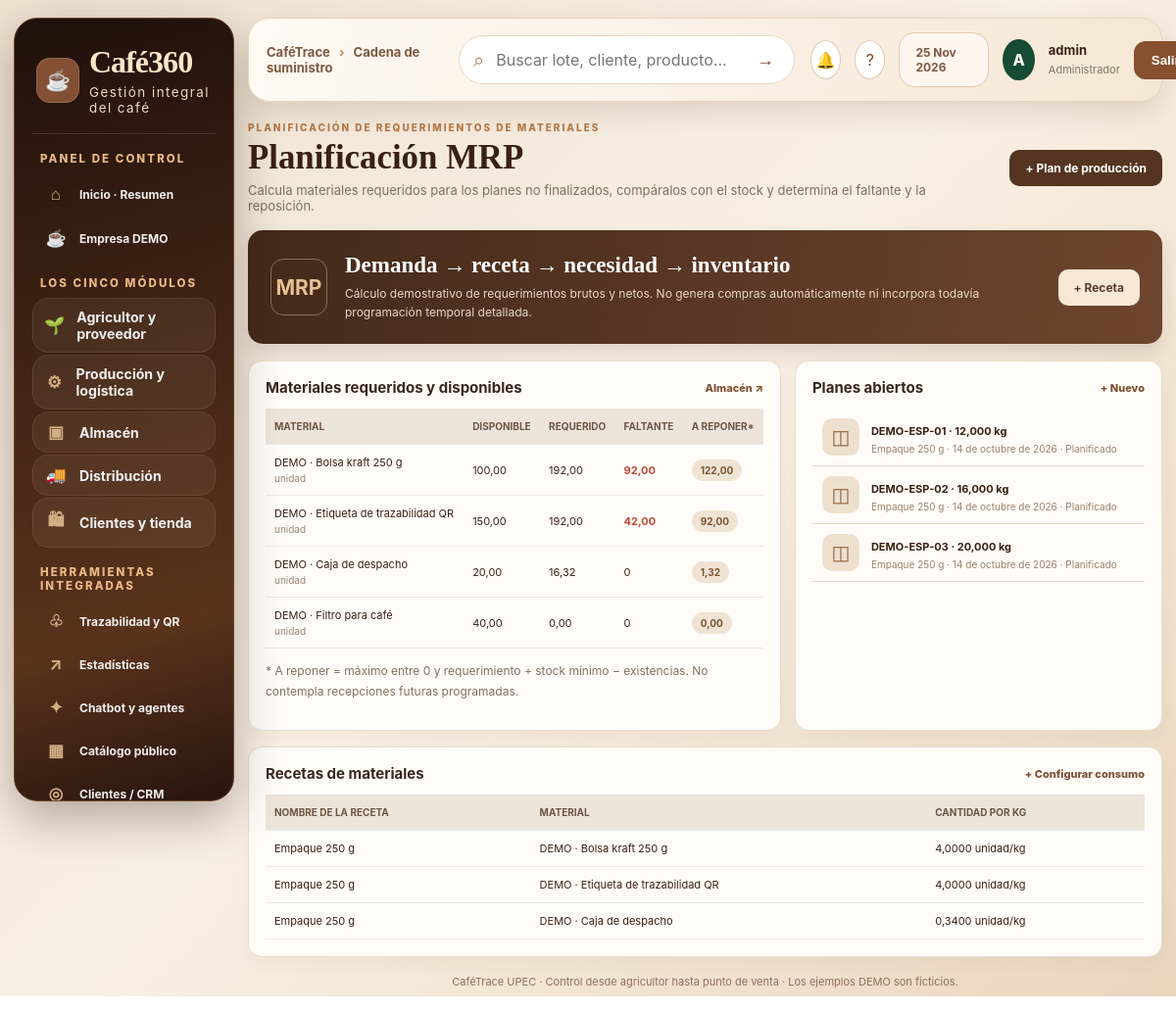
Page /mrp/ (signed in) on the committed database.
### cadena/models.py (models this page shows, shortened)
class Material(models.Model):
    codigo=models.CharField(max_length=30,unique=True)
    nombre=models.CharField(max_length=140)
    unidad=models.CharField(max_length=15,choices=[('kg','kg'),('unidad','unidad'),('litro','litro')],default='unidad')
    stock_minimo=models.DecimalField(max_digits=12,decimal_places=3,default=0)
    plazo_reposicion_dias=models.PositiveIntegerField(default=3)
    es_demo=models.BooleanField(default=False)

class PlanProduccion(models.Model):
    lote=models.ForeignKey(Lote,on_delete=models.PROTECT,related_name='planes_mrp')
    receta=models.CharField(max_length=140,default='Empaque café')
    cantidad_objetivo_kg=models.DecimalField(max_digits=12,decimal_places=3)
    fecha_programada=models.DateField(default=timezone.localdate)
    estado=models.CharField(max_length=20,choices=[('Planificado','Planificado'),('En proceso','En proceso'),('Finalizado','Finalizado')],default='Planificado')
    responsable=models.CharField(max_length=120,blank=True)
    es_demo=models.BooleanField(default=False)

class RecetaMaterial(models.Model):
    nombre=models.CharField(max_length=140)
    material=models.ForeignKey(Material,on_delete=models.PROTECT)
    cantidad_por_kg=models.DecimalField(max_digits=12,decimal_places=4)

### trazabilidad/models.py (models this page shows, shortened)
class Lote(models.Model):
    METODOS = [
        ("Lavado", "Lavado"),
        ("Honey", "Honey"),
        ("Natural", "Natural"),
        ("Anaeróbico", "Anaeróbico"),
    ]
    ESTADOS = [
        ("En proceso", "En proceso"),
        ("Aprobado", "Aprobado"),
        ("Rechazado", "Rechazado"),
    ]
    codigo = models.CharField(max_length=30, unique=True, editable=False)
    productor = models.ForeignKey(Productor, on_delete=models.PROTECT, related_name="lotes")
    finca = models.ForeignKey(Finca, on_delete=models.PROTECT, related_name="lotes")
    variedad = models.CharField(max_length=100)
    fecha_cosecha = models.DateField()
    cantidad_kg = models.DecimalField(max_digits=10, decimal_places=2)
    metodo_proceso = models.CharField(max_length=30, choices=METODOS, default="Lavado")
    fecha_ingreso = models.DateField(default=timezone.now)
    humedad = models.DecimalField(max_digits=5, decimal_places=2, null=True, blank=True)
    temperatura_secado = models.DecimalField(max_digits=5, decimal_places=2, null=True, blank=True)
    tiempo_fermentacion_horas = models.DecimalField(max_digits=6, decimal_places=2, null=True, blank=True)
    estado = models.CharField(max_length=30, choices=ESTADOS, default="En proceso")
    notas = models.TextField(blank=True)
    creado = models.DateTimeField(auto_now_add=True)
    class Meta:
        ordering = ["-creado"]

### cadena/views.py (the view)
# urls.py: path('mrp/',views.mrp,name='cadena_mrp'),
@login_required
def mrp(request):
    if not access(request,{'Bodega','Producción','Control de calidad'}):return HttpResponseForbidden('Sin autorización')
    materiales=list(Material.objects.all())
    recetas=list(RecetaMaterial.objects.select_related('material'))
    planes=list(PlanProduccion.objects.select_related('lote').order_by('-fecha_programada')[:25])
    saldos=stock_materiales()
    necesidades=defaultdict(lambda:Decimal('0'))
    for plan in planes:
        if plan.estado=='Finalizado':continue
        for r in recetas:
            if plan.receta==r.nombre:necesidades[r.material_id]+=r.cantidad_por_kg*plan.cantidad_objetivo_kg
    resultados=[{'material':m,'stock':saldos[m.id],'necesita':necesidades[m.id],
                 'faltante':max(Decimal('0'),necesidades[m.id]-saldos[m.id]),
                 'reponer':max(Decimal('0'),necesidades[m.id]+m.stock_minimo-saldos[m.id])} for m in materiales]
    return render(request,'cadena/mrp.html',{'resultados':resultados,'planes':planes,'recetas':recetas})

### cadena/views.py (called while the page is built)
def access(request,allowed):
    if request.user.is_superuser: return True
    grupos=roles_for(request.user)
    dedicados={'Producción','Almacén','Distribución','Tienda'}
    if grupos & dedicados:
        return bool((grupos & dedicados) & set(allowed))
    return bool(grupos & set(allowed))

def stock_materiales():
    totales=MovimientoMaterial.objects.values('material_id','tipo').annotate(total=Sum('cantidad'))
    saldos=defaultdict(lambda:Decimal('0'))
    for fila in totales:saldos[fila['material_id']]+=(fila['total'] if fila['tipo']=='Entrada' else -fila['total'])
    return saldos

### trazabilidad/permissions.py (called while the page is built)
def roles_for(user):
    if not user.is_authenticated:
        return set()
    if user.is_superuser:
        return set(ROLE_NAMES)
    return set(user.groups.filter(name__in=ROLE_NAMES).values_list("name", flat=True))

### templates/cadena/mrp.html
{% extends 'base.html' %}{% block title %}Planificación MRP · CaféTrace{% endblock %}{% block content %}
<div class="mrp-page-top"><div><div class="mrp-eyebrow">PLANIFICACIÓN DE REQUERIMIENTOS DE MATERIALES</div><h1>Planificación MRP</h1><p>Calcula materiales requeridos para los planes no finalizados, compáralos con el stock y determina el faltante y la reposición.</p></div><a class="mrp-btn dark" href="{% url 'cadena_nuevo' 'produccion' 'plan' %}">+ Plan de producción</a></div>
<div class="mrp-area-banner"><b>MRP</b><div><h2>Demanda → receta → necesidad → inventario</h2><p>Cálculo demostrativo de requerimientos brutos y netos. No genera compras automáticamente ni incorpora todavía programación temporal detallada.</p></div><a class="mrp-btn light" href="{% url 'cadena_nuevo' 'produccion' 'receta' %}">+ Receta</a></div>
<div class="mrp-dashboard-grid"><section class="mrp-panel"><div class="mrp-panel-title"><h3>Materiales requeridos y disponibles</h3><a href="{% url 'cadena_area' 'almacen' %}">Almacén ↗</a></div><table class="mrp-table"><thead><tr><th>Material</th><th>Disponible</th><th>Requerido</th><th>Faltante</th><th>A reponer*</th></tr></thead><tbody>{% for x in resultados %}<tr><td>{{ x.material.nombre }}<small>{{ x.material.unidad }}</small></td><td>{{ x.stock|floatformat:2 }}</td><td>{{ x.necesita|floatformat:2 }}</td><td>{% if x.faltante %}<strong class="mrp-danger">{{ x.faltante|floatformat:2 }}</strong>{% else %}0{% endif %}</td><td><span class="mrp-pill">{{ x.reponer|floatformat:2 }}</span></td></tr>{% empty %}<tr><td colspan="5">Primero registra materiales en el almacén.</td></tr>{% endfor %}</tbody></table><p class="mrp-help">* A reponer = máximo entre 0 y requerimiento + stock mínimo − existencias. No contempla recepciones futuras programadas.</p></section><section class="mrp-panel"><div class="mrp-panel-title"><h3>Planes abiertos</h3><a href="{% url 'cadena_nuevo' 'produccion' 'plan' %}">+ Nuevo</a></div>{% for p in planes %}<a href="{% url 'cadena_mrp_detalle' p.id %}" class="mrp-lineitem"><span>◫</span><div><b>{{ p.lote.codigo }} · {{ p.cantidad_objetivo_kg }} kg</b><small>{{ p.receta }} · {{ p.fecha_programada }} · {{ p.estado }}</small></div></a>{% empty %}<p>Registra un plan y asígnale una receta existente.</p>{% endfor %}</section></div>
<section class="mrp-panel mrp-spaced"><div class="mrp-panel-title"><h3>Recetas de materiales</h3><a href="{% url 'cadena_nuevo' 'produccion' 'receta' %}">+ Configurar consumo</a></div><table class="mrp-table"><thead><tr><th>Nombre de la receta</th><th>Material</th><th>Cantidad por kg</th></tr></thead><tbody>{% for r in recetas %}<tr><td>{{ r.nombre }}</td><td>{{ r.material.nombre }}</td><td>{{ r.cantidad_por_kg }} {{ r.material.unidad }}/kg</td></tr>{% empty %}<tr><td colspan="3">Registra una receta para que el MRP pueda calcular consumos.</td></tr>{% endfor %}</tbody></table></section>
{% endblock %}

### templates/base.html (shortened to what this page needs)
{% load static %}
<!DOCTYPE html><html lang="es"><head><meta charset="utf-8"><meta name="viewport" content="width=device-width,initial-scale=1"><title>{% block title %}CaféTrace · Cadena del café{% endblock %}</title>
<link rel="stylesheet" href="{% static 'css/style.css' %}"><link rel="stylesheet" href="{% static 'css/dashboard-pro.css' %}"><link rel="stylesheet" href="{% static 'css/cadena-2026.css' %}"><link rel="stylesheet" href="{% static 'css/cafe-experiencia.css' %}"><link rel="stylesheet" href="{% static 'css/tienda-premium.css' %}"><link rel="stylesheet" href="{% static 'css/cafe360-ui.css' %}">{% block extra_head %}{% endblock %}</head>
<body class="mrp-app {% if user.is_superuser %}mrp-admin{% else %}mrp-operator{% endif %}"><div class="mrp-shell">
{% if user.is_superuser %}<aside id="mrp-sidebar" class="mrp-sidebar"><a href="{% url 'inicio' %}" class="mrp-brand"><span class="mrp-brandicon">☕</span><span><strong>Café360</strong><small>Gestión integral del café</small></span></a>
<div class="mrp-side-title">PANEL DE CONTROL</div>
<a class="mrp-menu-link" href="{% url 'inicio' %}"><span>⌂</span> Inicio · Resumen</a>
<a class="mrp-menu-link" href="{% url 'cadena_empresa_demo' %}"><span>☕</span> Empresa DEMO</a>
<div class="mrp-side-title">LOS CINCO MÓDULOS</div>
<a class="mrp-menu-link c360-primary-module" href="{% url 'cadena_area' 'proveedor' %}"><span>🌱</span> Agricultor y proveedor</a>
<a class="mrp-menu-link c360-primary-module" href="{% url 'cadena_area' 'produccion' %}"><span>⚙</span> Producción y logística</a>
<a class="mrp-menu-link c360-primary-module" href="{% url 'cadena_area' 'almacen' %}"><span>▣</span> Almacén</a>
<a class="mrp-menu-link c360-primary-module" href="{% url 'cadena_area' 'distribucion' %}"><span>🚚</span> Distribución</a>
<a class="mrp-menu-link c360-primary-module" href="{% url 'cadena_area' 'tienda' %}"><span>🛍</span> Clientes y tienda</a>
<div class="mrp-side-title">HERRAMIENTAS INTEGRADAS</div>
<a class="mrp-menu-link" href="{% url 'lista_lotes' %}"><span>♧</span> Trazabilidad y QR</a>
<a class="mrp-menu-link" href="{% url 'cadena_estadisticas' %}"><span>↗</span> Estadísticas</a>
<a class="mrp-menu-link" href="{% url 'cadena_herramientas' %}"><span>✦</span> Chatbot y agentes</a>
<a class="mrp-menu-link" href="{% url 'catalogo_publico' %}"><span>▦</span> Catálogo público</a>
<a class="mrp-menu-link" href="{% url 'cadena_puntos' %}"><span>◎</span> Clientes / CRM</a>
<div class="mrp-sidebar-bottom"><span>●</span> Aplicativo conectado a una empresa simulada<br><small>Catálogo, QR, analítica, trazabilidad y áreas operativas integradas.</small></div></aside>{% endif %}
<div class="mrp-main"><header class="mrp-topbar">{% if user.is_superuser %}<button class="mrp-mobile" type="button" onclick="document.getElementById('mrp-sidebar').classList.toggle('mrp-open')" aria-label="Abrir menú">☰</button>{% else %}<a class="operator-brand" href="{% url 'inicio' %}">☕ CaféTrace <span>· Mi área de trabajo</span></a>{% endif %}<div class="mrp-breadcrumb">CaféTrace <span>›</span> {% block breadcrumb %}Cadena de suministro{% endblock %}</div><form class="c360-search" action="{% url 'lista_lotes' %}" method="get"><input type="text" name="q" placeholder="Buscar lote, cliente, producto..."><button type="submit">→</button></form><div class="mrp-top-right"><a class="c360-icon-btn" href="{% url 'alertas' %}" title="Alertas">🔔</a><a class="c360-icon-btn" href="{% url 'cadena_herramientas' %}" title="Asistente">?</a><span class="mrp-top-date">{% now 'd M Y' %}</span><span class="mrp-avatar">{{ user.first_name|default:user.username|first|upper }}</span><span class="mrp-user"><b>{{ user.get_full_name|default:user.username }}</b><small>{% if user.is_superuser %}Administrador{% else %}{% for g in user.groups.all %}{{ g.name }}{% if not forloop.last %} · {% endif %}{% empty %}Operador{% endfor %}{% endif %}</small></span><form method="post" action="{% url 'logout' %}">{% csrf_token %}<button type="submit" class="mrp-exit">Salir</button></form></div></header>
<main class="mrp-content">{% block content %}{% endblock %}</main><footer class="mrp-footer">CaféTrace UPEC · Control desde agricultor hasta punto de venta · Los ejemplos DEMO son ficticios.</footer></div></div>
<script>document.querySelectorAll('.mrp-menu-link').forEach(a=>{if(a.pathname===location.pathname)a.classList.add('is-active')})</script>{% block extra_js %}{% endblock %}</body></html>

### static/css/style.css (style rules this page uses)
* { box-sizing:border-box }
body { margin:0;font-family:Arial,Helvetica,sans-serif;background:#f6f4ef;color:#29251f }
table { width:100%;border-collapse:collapse }
th,td { text-align:left;padding:13px;border-bottom:1px solid #eee;white-space:nowrap }
th { font-size:12px;color:#777;text-transform:uppercase }
footer { text-align:center;padding:30px;color:#777;font-size:13px }
body { background:#f7f5f0;color:#26352c }

### static/css/dashboard-pro.css (style rules this page uses)
:root { --brand:#427f48;--deep:#203a2c;--muted:#7a8880;--line:#e8eee9;--bg:#f8faf8;--card:#fff }
* { box-sizing:border-box }
a { color:inherit }
:root { --brand:#774424;--deep:#331d14;--muted:#8b7769;--line:#eadfd2;--bg:#fbf7f1;--card:#fffdfb }

### static/css/cafe-experiencia.css (style rules this page uses)
html { scroll-behavior:smooth }
.mrp-admin .mrp-content { max-width:1760px }

### rows in the picture
Material: material.nombre "DEMO · Bolsa kraft 250 g", material.unidad "unidad", stock "100,00", necesita "192,00", faltante "92,00", reponer "122,00"
Material: material.nombre "DEMO · Etiqueta de trazabilidad QR", material.unidad "unidad", stock "150,00", necesita "192,00", faltante "42,00", reponer "92,00"
Material: material.nombre "DEMO · Caja de despacho", material.unidad "unidad", stock "20,00", necesita "16,32", reponer "1,32"
Material: material.nombre "DEMO · Filtro para café", material.unidad "unidad", stock "40,00", necesita "0,00", reponer "0,00"
PlanProduccion: lote.codigo "DEMO-ESP-01", cantidad_objetivo_kg "12,000", receta "Empaque 250 g", fecha_programada "14 de octubre de 2026", estado "Planificado"
PlanProduccion: lote.codigo "DEMO-ESP-02", cantidad_objetivo_kg "16,000", receta "Empaque 250 g", fecha_programada "14 de octubre de 2026", estado "Planificado"
PlanProduccion: lote.codigo "DEMO-ESP-03", cantidad_objetivo_kg "20,000", receta "Empaque 250 g", fecha_programada "14 de octubre de 2026", estado "Planificado"
RecetaMaterial: nombre "Empaque 250 g", material.nombre "DEMO · Bolsa kraft 250 g", cantidad_por_kg "4,0000", material.unidad "unidad"
RecetaMaterial: nombre "Empaque 250 g", material.nombre "DEMO · Etiqueta de trazabilidad QR", cantidad_por_kg "4,0000", material.unidad "unidad"
RecetaMaterial: nombre "Empaque 250 g", material.nombre "DEMO · Caja de despacho", cantidad_por_kg "0,3400", material.unidad "unidad"

### other values in the picture
{{ user.first_name|default:user.username|first|upper }} "A"
{{ user.get_full_name|default:user.username }} "admin"
